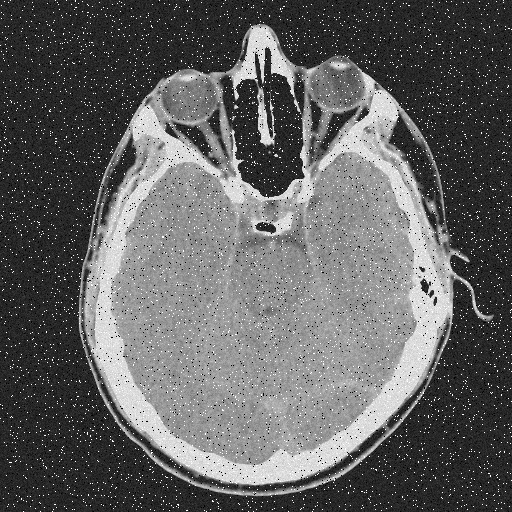
#> input picture HW3/HeadCT.png, 512 x 512 px, given in place of HeadCT.tif, which was not available
$ python Prepare-Q4.py
#> lines starting #> are read from the running program, lines starting #| are printed output that depends on the picture; after the words box and inside, x2 and y2 are one past the last pixel; in counts of white or black regions, pixels touching at a corner belong together; pictures that were not available may be replaced by others from this repository, and a replacement may not be noted
#!/usr/bin/env python
# coding: utf-8

# In[28]:


import cv2 as cv
import numpy as np
import matplotlib.pyplot as plt
import random

img = cv.imread('HeadCT.tif',0)
#> img is the input picture: shape (512, 512); min 0, max 255, mean 97.7

img = ((img/255)*200 + 30)
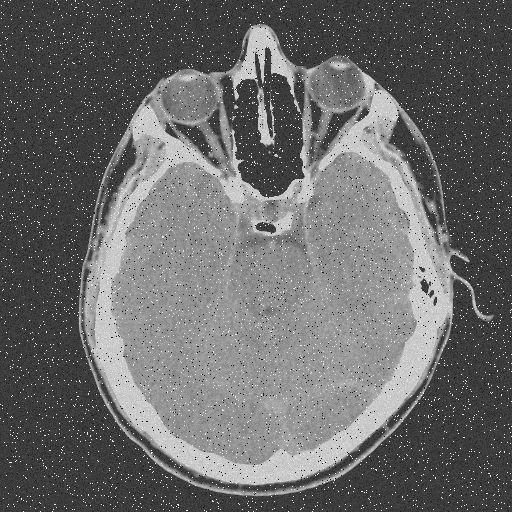
#> img: shape (512, 512) float64; min 30, max 230, mean 106.6
img = np.around(img).astype('uint8')
print(np.max(img))
#| 230

plt.imshow(img, cmap = 'gray')
plt.show()

# gaussian filter
mean = 0
var = 100
sigma = var ** 0.5

image_gauss = np.zeros(img.shape, np.float32)
gaussian = np.random.normal(mean, sigma, (img.shape[0], img.shape[1]))
image_gauss = img + gaussian
cv.normalize(image_gauss, image_gauss, 0, 255, cv.NORM_MINMAX, dtype=-1)

image_gauss = image_gauss.astype(np.uint8)

def add_noise(img):

    # Getting the dimensions of the image
    row , col = img.shape
#> row = 512; col = 512

    # Randomly pick some pixels in the
    # image for coloring them white
    # Pick a random number between 1000 and 10000
    number_of_pixels = random.randint(1000, 10000)
    for i in range(number_of_pixels):

        # Pick a random y coordinate
        y_coord=random.randint(0, row - 1)

        # Pick a random x coordinate
        x_coord=random.randint(0, col - 1)

        # Color that pixel to white
        img[y_coord][x_coord] = 255
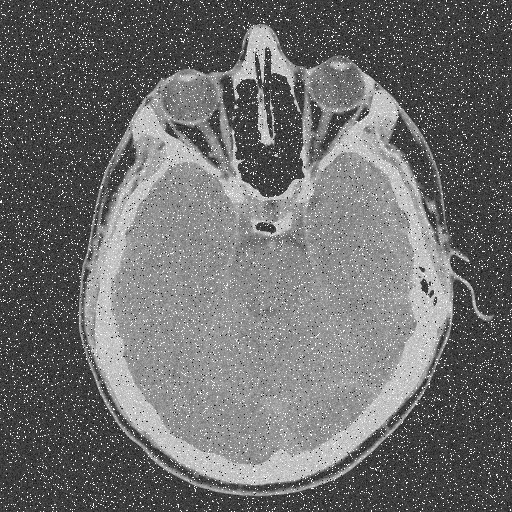
#> img: shape (512, 512); min 0, max 255, mean 109.2

    # Randomly pick some pixels in
    # the image for coloring them black
    # Pick a random number between 1000 and 10000
    number_of_pixels = random.randint(1000 , 10000)
    for i in range(number_of_pixels):

        # Pick a random y coordinate
        y_coord=random.randint(0, row - 1)

        # Pick a random x coordinate
        x_coord=random.randint(0, col - 1)

        # Color that pixel to black
        img[y_coord][x_coord] = 0
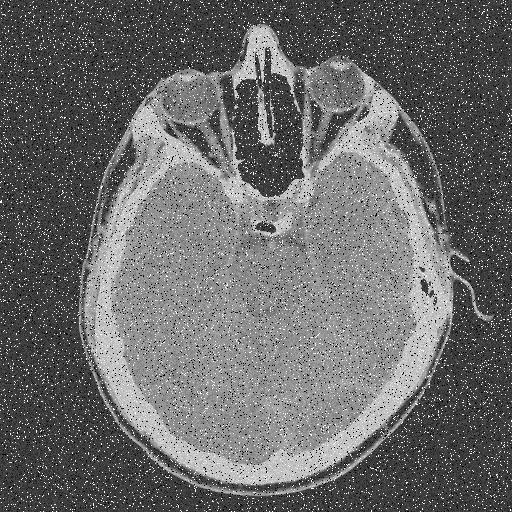
#> img: shape (512, 512); 2.79% of pixels changed, all inside (x1, y1, x2, y2) = (0, 0, 512, 512)

    return img


cv.waitKey(0)
fig = plt.figure(figsize=(20,20))

plt.subplot(3, 2, 1)
plt.title('gaussian noise')
plt.imshow(image_gauss, cmap='gray')

s_p=add_noise(image_gauss)
plt.subplot(3, 2, 2)
plt.title('s_p noise')
plt.imshow(s_p, cmap='gray')

cv.imwrite('Retina.jpg',s_p)

median = cv.medianBlur(s_p,3)
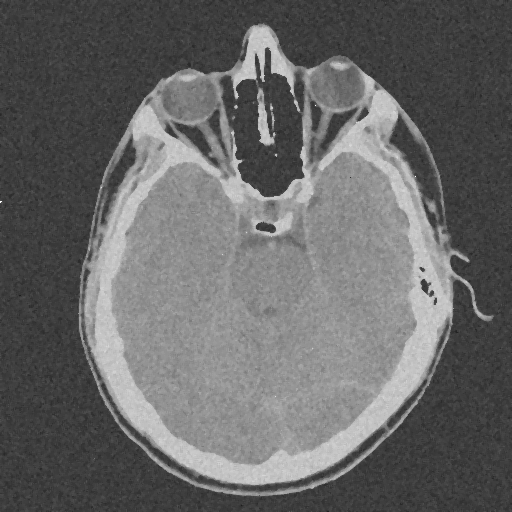
#> median: shape (512, 512); min 29, max 255, mean 103.5
plt.subplot(3, 2, 3)
plt.title('median')
plt.imshow(median, cmap='gray')

blur = cv.GaussianBlur(median,(5,5),0)
plt.subplot(3, 2, 4)
plt.title('blur')
plt.imshow(blur, cmap='gray')

lapkernel = np.array([[1, 1, 1],
                   [1, -8,1],
                   [1, 1, 1]])
mask = cv.filter2D(blur, -1, lapkernel)
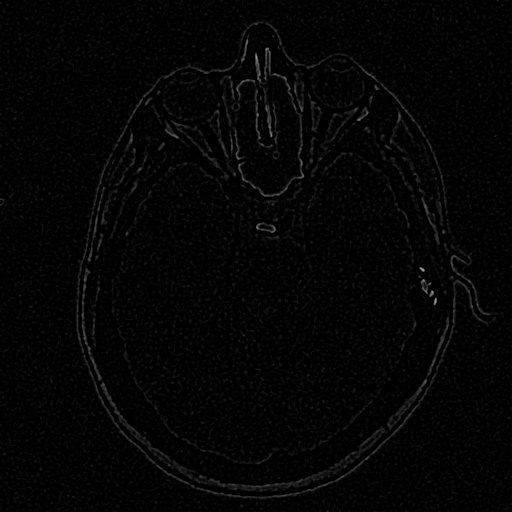
#> mask: shape (512, 512); min 0, max 159, mean 4.4

blur = blur - (1)*mask
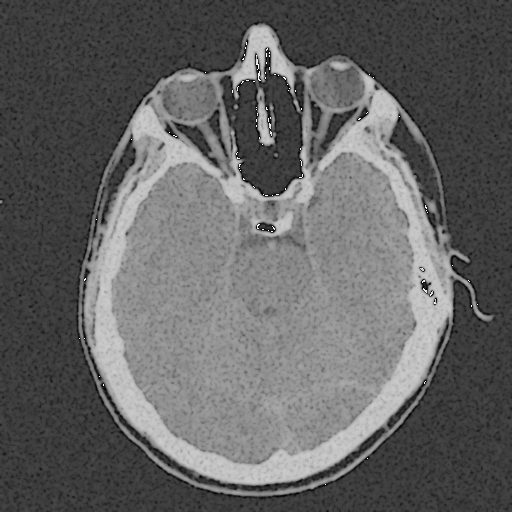
#> blur: shape (512, 512); min 0, max 255, mean 99.4

blur[np.where(blur < 0)] = 0
blur[np.where(blur > 255)] = 255

print(np.max(blur))
#| 255
plt.subplot(3, 2, 5)
plt.title('laplacian')
plt.imshow(blur, cmap='gray')

plt.show()


# In[ ]:


# In[ ]:
